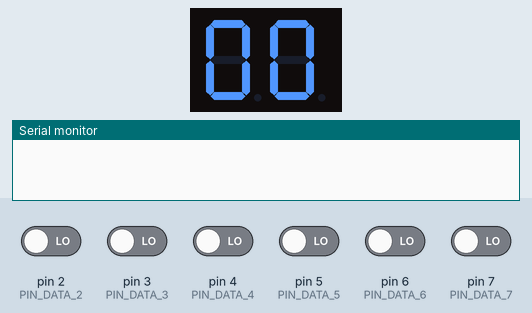
This sketch was run on a simulated Arduino Nano, built with avr-gcc and run on an emulated ATmega328P. Parts: 2-digit seven-segment display, the last lines printed to the serial monitor. Wiring (inferred from the names in the program): 2-digit 7-segment display, segments lit when HIGH: segments pin 8, pin 9, pin 10, pin 11, pin 12, pin 13, A0; digit selects A1, A2. The test bench sets the inputs (shaded band); at power-on: pin 2 (PIN_DATA_2), pin 3 (PIN_DATA_3), pin 4 (PIN_DATA_4), pin 5 (PIN_DATA_5), pin 6 (PIN_DATA_6), pin 7 (PIN_DATA_7) LOW. The segment pins are drawn as the display they are named for.

Above: at 1.2 s.
1.3 s: pin 2 (PIN_DATA_2) driven HIGH
At 1.7 s:
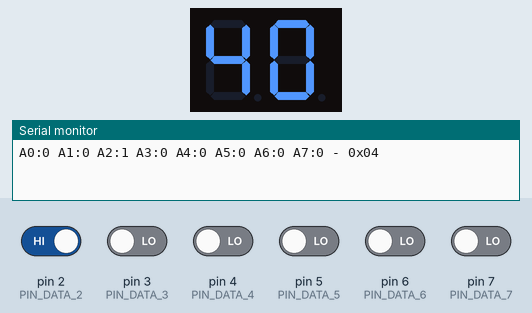
2.8 s: pin 3 (PIN_DATA_3) driven HIGH
At 4.0 s:
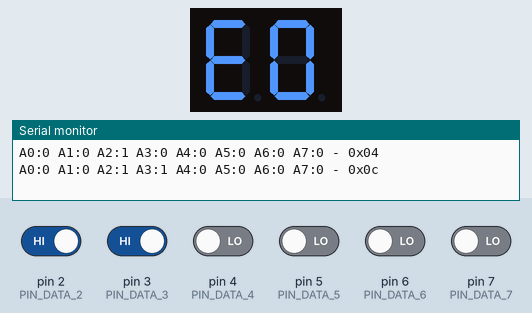
4.3 s: pin 4 (PIN_DATA_4) driven HIGH
At 5.2 s:
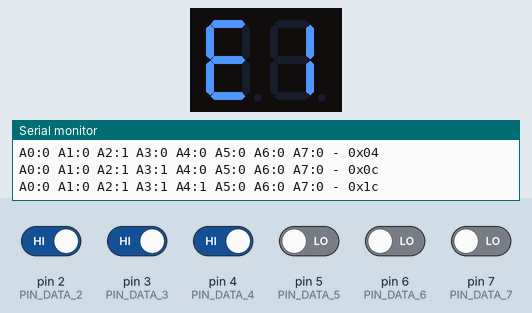
5.8 s: pin 5 (PIN_DATA_5) driven HIGH
At 6.8 s:
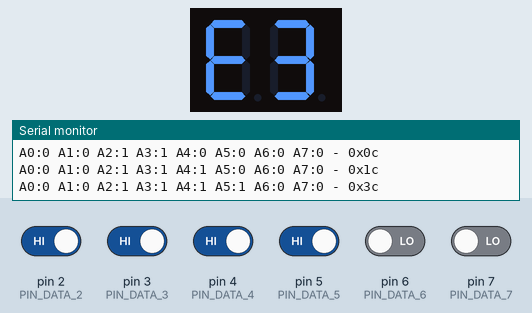
7.3 s: pin 7 (PIN_DATA_7) driven HIGH
At 8.5 s:
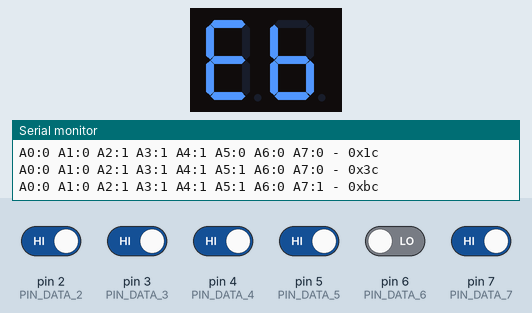
8.8 s: pin 6 (PIN_DATA_6) driven HIGH
At 9.8 s:
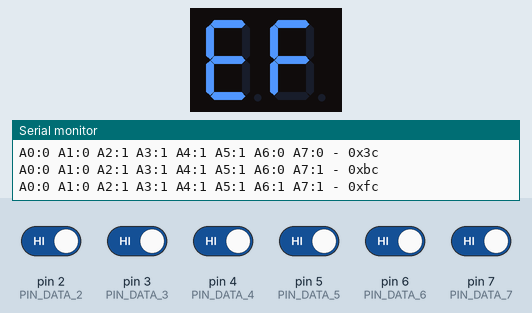
Timing chart, 0 to 11.3 s (numbered marks = the images above; inputs shaded):
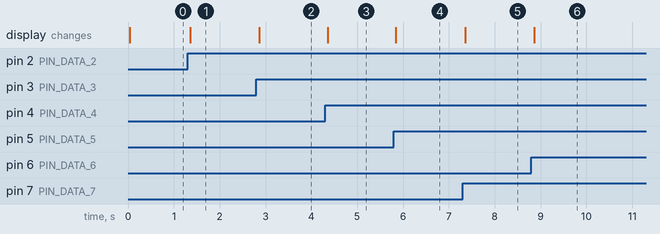

The sketch:

6502_8bit_display.ino
```cpp
#define PIN_DATA_0      0
#define PIN_DATA_1      1
#define PIN_DATA_2      2
#define PIN_DATA_3      3
#define PIN_DATA_4      4
#define PIN_DATA_5      5
#define PIN_DATA_6      6
#define PIN_DATA_7      7

#define PIN_SEG_A       8
#define PIN_SEG_B       9
#define PIN_SEG_C       10
#define PIN_SEG_D       11
#define PIN_SEG_E       12
#define PIN_SEG_F       13
#define PIN_SEG_G       14

#define PIN_DIGIT_0     15
#define PIN_DIGIT_1     16

#define PIN_IN_FIRST    PIN_DATA_0
#define PIN_IN_LAST     PIN_DATA_7
#define PIN_OUT_FIRST   PIN_SEG_A
#define PIN_OUT_LAST    PIN_DIGIT_1

#define PIN_SEG_START   PIN_SEG_A
#define PIN_SEG_END     PIN_SEG_G
#define PIN_DIGIT_START PIN_DIGIT_0
#define PIN_DIGIT_END   PIN_DIGIT_1

#define SEG_A 1<<0    // 1
#define SEG_B 1<<1    // 2
#define SEG_C 1<<2    // 4
#define SEG_D 1<<3    // 8
#define SEG_E 1<<4    // 16
#define SEG_F 1<<5    // 32
#define SEG_G 1<<6    // 64

#define CFG_0 (SEG_A | SEG_B | SEG_C | SEG_D | SEG_E | SEG_F )
#define CFG_1 (SEG_B | SEG_C)
#define CFG_2 (SEG_A | SEG_B | SEG_G | SEG_E | SEG_D)
#define CFG_3 (SEG_A | SEG_B | SEG_G | SEG_C | SEG_D)
#define CFG_4 (SEG_F | SEG_G | SEG_B | SEG_C)
#define CFG_5 (SEG_A | SEG_F | SEG_G | SEG_C | SEG_D)
#define CFG_6 (SEG_A | SEG_C | SEG_D | SEG_E | SEG_F | SEG_G)
#define CFG_7 (SEG_A | SEG_B | SEG_C)
#define CFG_8 (255)
#define CFG_9 (SEG_A | SEG_C | SEG_D | SEG_B | SEG_F | SEG_G)
#define CFG_A (SEG_A | SEG_B | SEG_C | SEG_E | SEG_F | SEG_G)
#define CFG_B (SEG_C | SEG_D | SEG_E | SEG_F | SEG_G)
#define CFG_C (SEG_A | SEG_D | SEG_E | SEG_F | SEG_G)
#define CFG_D (SEG_B | SEG_C | SEG_D | SEG_E | SEG_G)
#define CFG_E (SEG_A | SEG_D | SEG_E | SEG_F | SEG_G)
#define CFG_F (SEG_A | SEG_E | SEG_F | SEG_G)

#define CFG_BLANK (0)

#define NUMBER_BLANK    16  // index into DIGITS array

const int DIGITS[] = { CFG_0, CFG_1, CFG_2, CFG_3, CFG_4, CFG_5, CFG_6, CFG_7, CFG_8, CFG_9, CFG_A, CFG_B, CFG_C, CFG_D, CFG_E, CFG_F, CFG_BLANK };

int SEGMENT_LED_ON  = HIGH;
int SEGMENT_LED_OFF = LOW;
int COMMON_LED_ON   = LOW;
int COMMON_LED_OFF  = HIGH;

int m_DisplayNumber = 0;


void setup()
{
    for (int i = PIN_IN_FIRST; i <= PIN_IN_LAST; ++i)
    {
        pinMode(i, INPUT);
    }

    for (int i = PIN_OUT_FIRST; i <= PIN_OUT_LAST; ++i)
    {
        pinMode(i, OUTPUT);
        digitalWrite(i, SEGMENT_LED_OFF);
    }

    Serial.begin(57600);
}


void DisplayDigit(int number, int digit)
{
    int segmentMask = DIGITS[number];

    for (int i = PIN_DIGIT_START; i <= PIN_DIGIT_END; ++i)
    {
        digitalWrite(i, COMMON_LED_OFF);
    }

    for (int i = 0; i < 7; ++i)
    {
        if ((segmentMask & (1<<i)) != 0)
        {
            digitalWrite(PIN_SEG_START + i, SEGMENT_LED_ON);
        }
        else
        {
            digitalWrite(PIN_SEG_START + i, SEGMENT_LED_OFF);
        }
    }

    digitalWrite(PIN_DIGIT_START + digit, COMMON_LED_ON);
}


void loop()
{
    int A0 = digitalRead(PIN_DATA_0);
    int A1 = digitalRead(PIN_DATA_1);
    int A2 = digitalRead(PIN_DATA_2);
    int A3 = digitalRead(PIN_DATA_3);
    int A4 = digitalRead(PIN_DATA_4);
    int A5 = digitalRead(PIN_DATA_5);
    int A6 = digitalRead(PIN_DATA_6);
    int A7 = digitalRead(PIN_DATA_7);

    //A1 = A4 = A5 = A7 = 1;
    //A2 = A3 = A6 = A0 = 0;

    int number = A0 + (A1 << 1) + (A2 << 2) + (A3 << 3) + (A4 << 4) + (A5 << 5) + (A6 << 6) + (A7 << 7);
    if (m_DisplayNumber != number)
    {
        m_DisplayNumber = number;
        char buffer[64];
        sprintf(buffer, "A0:%d A1:%d A2:%d A3:%d A4:%d A5:%d A6:%d A7:%d - 0x%02x", A0, A1, A2, A3, A4, A5, A6, A7, m_DisplayNumber);
        Serial.println(buffer);
    }

    int digit0 = number % 16;
    int digit1 = (int) (number / 16);

    DisplayDigit(digit0, 0);
    delay(1);

    DisplayDigit(digit1, 1);
    delay(1);
}
```

Measured:
- after the input at 1.3 s, the display: changes after 0.06 s (image 1)
- after the input at 2.8 s, the display: changes after 0.06 s (image 2)
- after the input at 4.3 s, the display: changes after 0.06 s (image 3)
- after the input at 5.8 s, the display: changes at once (image 4)
- after the input at 7.3 s, the display: changes after 0.06 s (image 5)
- after the input at 8.8 s, the display: changes after 0.06 s (image 6)
